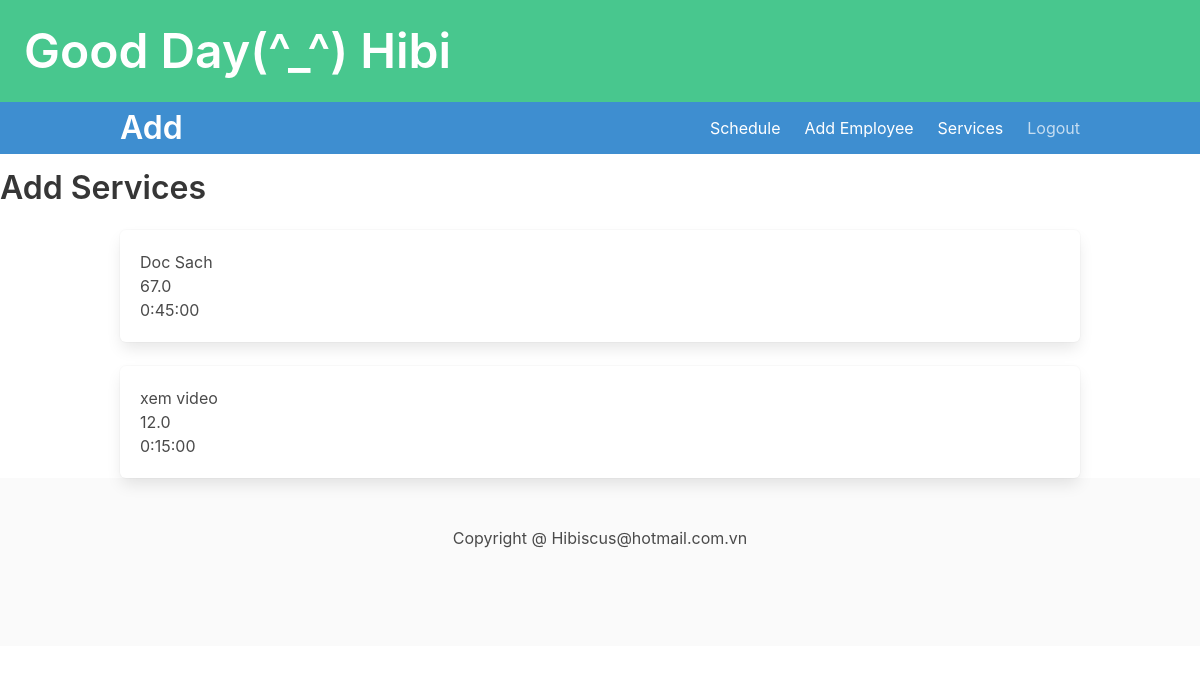
Page /ledger/services/ (signed in) on the committed database.
### ledger/models.py (models this page shows, shortened)
class Service(models.Model):
    dichVu = models.CharField(max_length=30)
    gia = models.FloatField()
    thoiGian = models.DurationField()
    owner = models.ForeignKey(settings.AUTH_USER_MODEL, on_delete=models.CASCADE)

### ledger/views.py (the view)
# urls.py: path('ledger/services/', AllServices.as_view(), name="services"),
class AllServices(LoginRequiredMixin, ListView):
    template = 'ledger/list_services.html'
    def get(self, request):
        serv = Service.objects.filter(owner=request.user)
        cont = {'dvu': serv}
        return render(request, self.template, cont)

### ledger/templates/ledger/list_services.html
{% extends 'base.html' %}
{% block nutChinh %}
<a class="navbar-item" href="{% url 'ledger:add_service' %}"><h1 class='title'>Add</h1></a>
{% endblock nutChinh %}
{% block headding %}
<h1 class="title">Add Services</h1>
{% endblock headding %}
{% block content %}
{% if dvu %}
{% for ser in dvu %}
<div class='box'>
    <div>{{ ser.dichVu }}<br>{{ser.gia}}</div>
    <span>{{ ser.thoiGian }}</span>
</div>
{% endfor %}
{% else %}
<div>
    Please Add Service you serv
</div>
{% endif %}
{% endblock content %}

### ledger/templates/base.html (shortened to what this page needs)
<!DOCTYPE html>
<html>
    <head>
        <link rel="stylesheet" href="">
        <link rel="stylesheet" href="https://cdn.jsdelivr.net/npm/bulma@0.9.3/css/bulma.min.css">
    </head>
    <body>
        <a href="{% url 'ledger:index' %}">
        <section class="hero is-small is-success mb-4">
            <div class="hero-body">
                <h1 class="title is-1">Good Day(^_^) {{ user.username | default:'You'}} </h1>
            </div>
            <section class="hero is-info is-large">
              <div class="hero-head">
                <nav class="navbar">
                  <div class="container">
                    <div class="navbar-brand">
                      {% block nutChinh %}{% endblock nutChinh %}
                    </div>
                    <div id="navbarMenuHeroB" class="navbar-menu">
                      <div class="navbar-end">
                         <a class="navbar-item" href="{% url 'datHen:listHen' %}">
                          Schedule
                        </a>
                        <a class="navbar-item" href="{% url 'ledger:add_employee' %}">
                          Add Employee
                        </a>
                        <a class="navbar-item" href="{% url 'ledger:services' %}">
                          Services
                        </a>
                        <span class="navbar-item">
                            {% if user.is_authenticated %}
                            <a href=" {% url 'logout' %}">Logout</a>
                            {% else %}
                            <a href=" {% url 'login' %}">Please Login</a>
                            {% endif %}
                        </span>
                      </div>
                    </div>
                  </div>
                </nav>
              </div>
            </section>
        </section>
    </a>
    {% block headding %}
    {% endblock headding %}
        <div class="container">
                {% block content %}
                {% endblock content %}
        </div>
    </body>
    <footer class="footer">
      <div class="content has-text-centered">
        Copyright @ Hibiscus@hotmail.com.vn
      </div>
    </footer>
</html>

### rows in the picture
Service: dichVu "Doc Sach", gia "67.0", thoiGian "0:45:00"
Service: dichVu "xem video", gia "12.0", thoiGian "0:15:00"

### other values in the picture
{{ user.username | default:'You' }} "Hibi"
